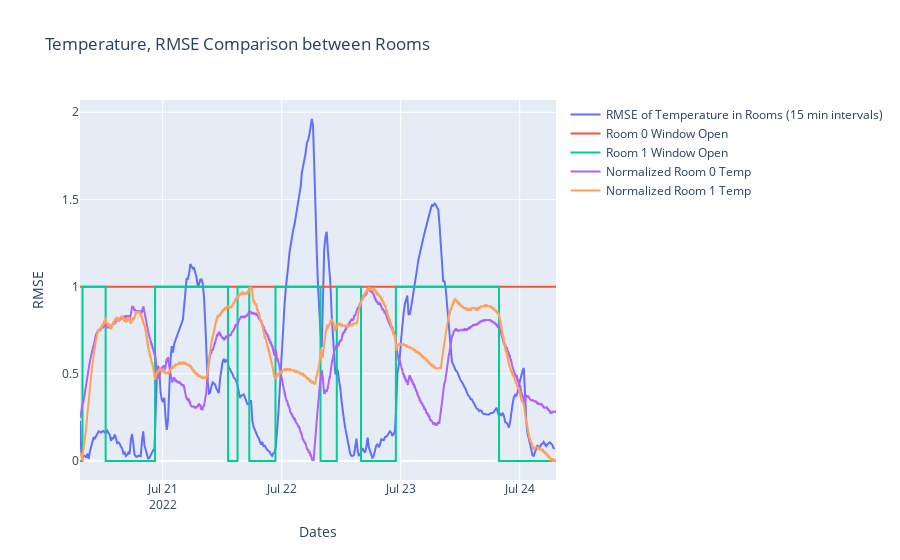

Source (notebook cell):
### Code cell
fig = go.Figure()
fig.add_trace(go.Scatter(
    x=rmse_df.index,
    y=rmse_df[0],
    name="RMSE of Temperature in Rooms (15 min intervals)"
))

fig.add_trace(go.Scatter(
    x=df0["DateTime"],
    y=df0["Window Open"],
    name="Room 0 Window Open"
))

fig.add_trace(go.Scatter(
    x=df1["DateTime"],
    y=df1["Window Open"],
    name="Room 1 Window Open"
))

fig.add_trace(go.Scatter(
    x=df0["DateTime"],
    y=normalize(df0["Temp C"]),
    name="Normalized Room 0 Temp"
))

fig.add_trace(go.Scatter(
    x=df1["DateTime"],
    y=normalize(df1["Temp C"]),
    name="Normalized Room 1 Temp"
))




fig.update_layout(title='Temperature, RMSE Comparison between Rooms',
                   xaxis_title='Dates',
                   yaxis_title='RMSE')

### Figure 1 — Plotly figure (JSON) as saved in the notebook; plotly's stock layout.template omitted (floating-point values rounded to 4 significant figures; data arrays with more than 128 entries replaced by an {"elided": "..."} marker saying what was removed)
{"data": [{"name": "RMSE of Temperature in Rooms (15 min intervals)", "type": "scatter", "x": {"elided": "384 str values"}, "y": {"elided": "384 float values"}}, {"name": "Room 0 Window Open", "type": "scatter", "x": {"elided": "11520 str values"}, "y": {"elided": "11520 int values"}}, {"name": "Room 1 Window Open", "type": "scatter", "x": {"elided": "11520 str values"}, "y": {"elided": "11520 int values"}}, {"name": "Normalized Room 0 Temp", "type": "scatter", "x": {"elided": "11520 str values"}, "y": {"elided": "11520 float values"}}, {"name": "Normalized Room 1 Temp", "type": "scatter", "x": {"elided": "11520 str values"}, "y": {"elided": "11520 float values"}}], "layout": {"title": {"text": "Temperature, RMSE Comparison between Rooms"}, "xaxis": {"title": {"text": "Dates"}}, "yaxis": {"title": {"text": "RMSE"}}}}
